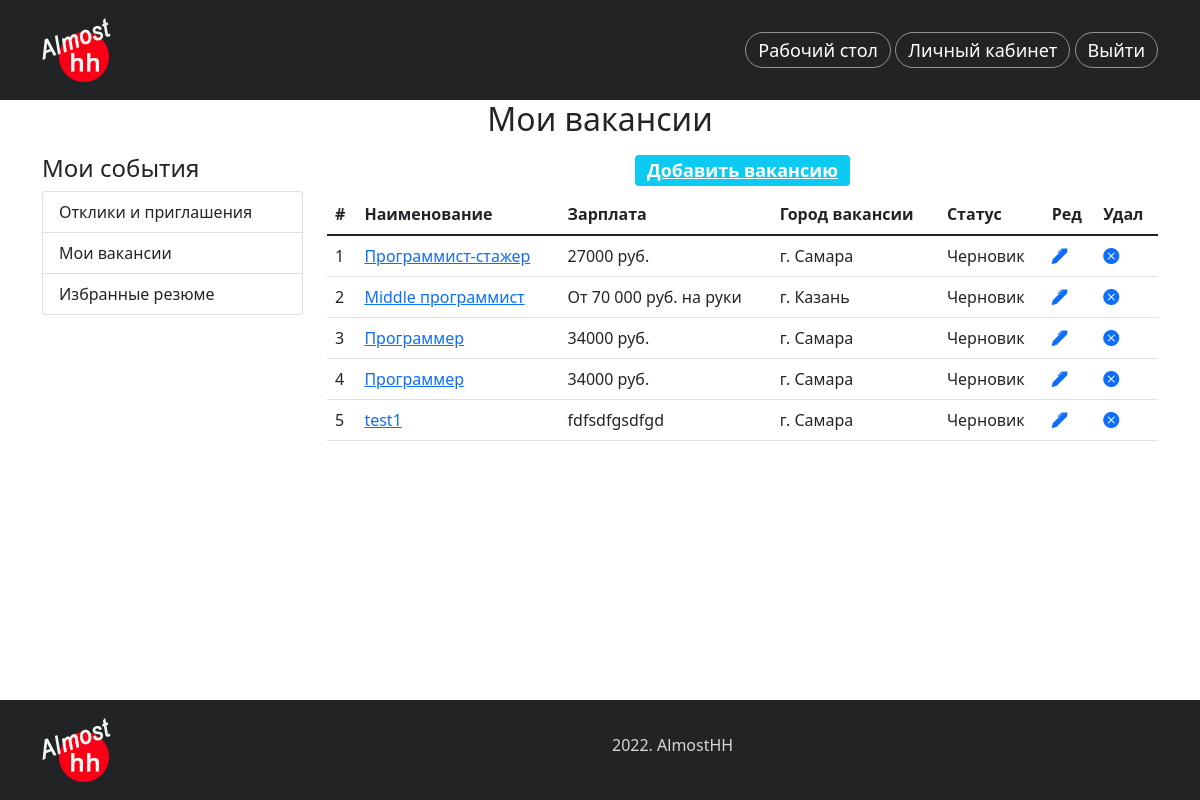
Screenshot of /portal/my_vacancies/ (signed in) with the database file from the repository.
### portal/models.py (models this page shows, shortened)
class Vacancy(models.Model):
    STATUS_CHOICES = (
        ('draft', 'Черновик'),
        ('send', 'Отправлено'),
        ('published', 'Опубликовано'),
        ('rework', 'На доработку'),
    )
    title = models.CharField(max_length=100, verbose_name='Наименование')
    slug = models.SlugField(max_length=100, verbose_name='Слаг')
    salary = models.CharField(max_length=150, verbose_name='Зарплата')
    company = models.ForeignKey(CompanyCard, on_delete=models.CASCADE,
                                verbose_name='Компания',
                                related_name='vacancies')
    description = models.TextField(verbose_name='Описание вакансии')
    address = models.CharField(max_length=200, verbose_name='Адрес вакансии')
    publish = models.DateTimeField(default=timezone.now)
    created = models.DateTimeField(auto_now_add=True)
    updated = models.DateTimeField(auto_now=True)
    status = models.CharField(max_length=15, choices=STATUS_CHOICES,
                              default='draft',
                              verbose_name='Статус')

### portal/views.py (the view)
# urls.py: path('my_vacancies/', views.my_vacancies, name='my_vacancies'),
@login_required
@permission_required('portal.add_vacancy')
def my_vacancies(request):
    vacs = Vacancy.objects.filter(company=request.user.companycard)
    return render(request, 'portal/account/my_vacancies.html', {'vacs': vacs})

### portal/templates/portal/account/my_vacancies.html (shortened to what this page needs)
{% extends "news/base.html" %}
{% block content %}
<div class="container">
    <div class="row">
        <div class="col text-center">
            <h1 class="mb-3">Мои вакансии </h1>
        </div>
    </div>
    <div class="row">
        <div class="col-3">
            <div class="left-menu">
                    {% include 'portal/account/includes/dashboard_menu.html' %}
            </div>
        </div>
        <div class="col-9">
            <h4 class=" text-center"><a href="{% url 'portal:add_vacancy' %}"
                       class="badge bg-info">Добавить вакансию</a></h4>
            <div class="my-vacancies">
                <table class="table">
                    <thead>
                        <tr>
                            <th>#</th>
                            <th>Наименование</th>
                            <th>Зарплата</th>
                            <th>Город вакансии</th>
                            <th>Статус</th>
                            <th>Ред</th>
                            <th>Удал</th>
                        </tr>
                    </thead>
                    <tbody>
                        {% for vac in vacs %}
                        <tr>
                            <td>{{ forloop.counter }}</td>
                            <td><a href="{% url 'portal:vacancy_detail' vac.id %}">{{ vac.title }}</a></td>
                            <td>{{ vac.salary }}</td>
                            <td>{{ vac.address }}</td>
                            <td>{{ vac.get_status_display }}</td>
                            <td><a href="{% url 'portal:edit_vacancy' vac.id %}"><i class="bi bi-pen-fill"></i></a></td>
                            <td><a href="{% url 'portal:delete_vacancy' vac.id %}"><i class="bi bi-x-circle-fill"></i></a></td>
                        </tr>
                        {% empty %}
                        <h5>Пока еще не добавлено ни одной вакансии</h5>
                        {% endfor %}
                    </tbody>
                </table>
            </div>
        </div>
    </div>
</div>
{% endblock %}

### news/static/news/css/news.css (style rules this page uses)
h1 { font-size: 2.0rem; }

### rows the page displays
Vacancy: title "Программист-стажер", salary "27000 руб.", address "г. Самара", status "Черновик"
Vacancy: title "Middle программист", salary "От 70 000 руб. на руки", address "г. Казань", status "Черновик"
Vacancy: title "Программер", salary "34000 руб.", address "г. Самара", status "Черновик"
Vacancy: title "Программер", salary "34000 руб.", address "г. Самара", status "Черновик"
Vacancy: title "test1", salary "fdfsdfgsdfgd", address "г. Самара", status "Черновик"
